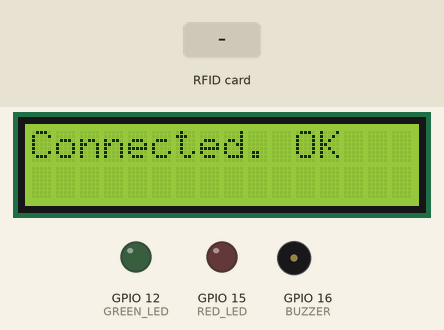
Recording of a sketch running on a simulated ESP8266 (NodeMCU). Parts: 16×2 character LCD, output pins drawn as LEDs (lit = HIGH), buzzer (waves = sounding, pin HIGH). The test bench sets the inputs (shaded band). WiFi joins after 1.5 s; servers stay silent unless stated; what the sketch prints to the serial monitor is not drawn.

Above: at 8.6 s.
At 11.7 s:
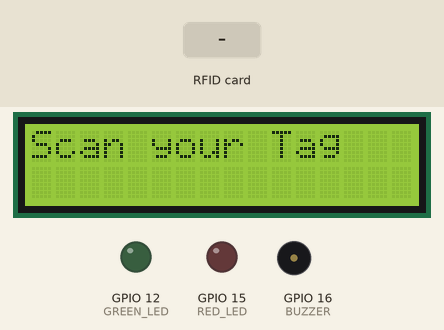
11.8 s: RFID card 12 34 56 78 held to the reader
At 13.3 s:
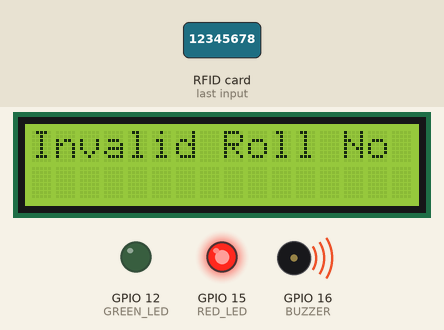
14.8 s: RFID card 5E 7A 19 C4 held to the reader
At 17.24 s:
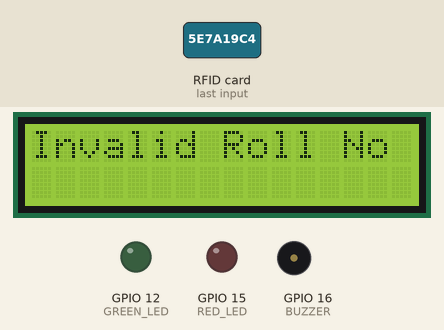
Timing chart, 0 to 18.7 s (numbered marks = the images above; inputs shaded):
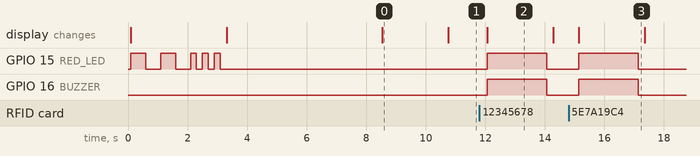

Measured:
- after the input at 11.8 s, GPIO 15 (RED_LED), GPIO 16 (BUZZER): LOW → HIGH after 0.27 s, → LOW 2.0 s later; the display: changes after 0.27 s (image 2)
- after the input at 14.8 s, GPIO 15 (RED_LED), GPIO 16 (BUZZER): LOW → HIGH after 0.34 s, → LOW 2.0 s later; the display: changes after 0.34 s (image 3)
- what the display in image 0 shows lasts 2.3 s, from 8.5 s to 10.8 s

The sketch:

nodemcu.ino
```cpp
#include <Arduino.h>
#include <ESP8266WiFi.h>
#include <SPI.h>
#include <MFRC522.h>
#include <HTTPSRedirect.h>
#include <Wire.h>
#include <LiquidCrystal_I2C.h>

LiquidCrystal_I2C lcd(0x27, 16, 2);

//---------------------------------------------------------------------------------------------------------
// Enter Google Script Deployment ID:
const char *GScriptId = "AKfycbw8UyPIyr3Z245kknHyN8Ka7U282wCFmyVc2h_6_FEePd9ATLQ5qhpBnnU5sshoa0pM6Q";
//---------------------------------------------------------------------------------------------------------
// Enter network credentials:
const char* ssid     = "YASHU";
const char* password = "12345678";
//---------------------------------------------------------------------------------------------------------
// Enter command (insert_row or append_row) and your Google Sheets sheet name (default is Sheet1):
String payload_base =  "{\"command\": \"insert_row\", \"sheet_name\": \"Sheet1\", \"values\": ";
String payload = "";
//---------------------------------------------------------------------------------------------------------
// Google Sheets setup (do not edit)
const char* host        = "script.google.com";
const int   httpsPort   = 443;
const char* fingerprint = "";
String url = String("/macros/s/") + GScriptId + "/exec";
HTTPSRedirect* client = nullptr;
//------------------------------------------------------------
// Declare variables that will be published to Google Sheets
String student_Rollno;
//------------------------------------------------------------
int blocks[] = {4, 5, 6, 8, 9};
#define total_blocks  (sizeof(blocks) / sizeof(blocks[0]))
//------------------------------------------------------------
#define RST_PIN  0  //D3
#define SS_PIN   2  //D4
#define BUZZER   16  //D0
#define GREEN_LED 12 //D6
#define RED_LED 15 //D8 (GPIO 15 on ESP8266 is usually labeled as D8)
//------------------------------------------------------------
MFRC522 mfrc522(SS_PIN, RST_PIN);
MFRC522::MIFARE_Key key;
MFRC522::StatusCode status;
//------------------------------------------------------------
/* Be aware of Sector Trailer Blocks */
int blockNum = 2;
/* Create another array to read data from Block */
/* Length of buffer should be 2 Bytes more than the size of Block (16 Bytes) */
byte bufferLen = 18;
byte readBlockData[18];
//------------------------------------------------------------

/****************************************************************************************************
 * Function to blink red LED
****************************************************************************************************/
void blinkRedLED(int blinkCount, int delayTime) {
  for (int i = 0; i < blinkCount; i++) {
    digitalWrite(RED_LED, HIGH);
    delay(delayTime);
    digitalWrite(RED_LED, LOW);
    delay(delayTime);
  }
}

/****************************************************************************************************
 * setup Function
****************************************************************************************************/
void setup() {
  //----------------------------------------------------------
  pinMode(BUZZER, OUTPUT);
  pinMode(GREEN_LED, OUTPUT);
  pinMode(RED_LED, OUTPUT);
  Serial.begin(9600);
  delay(10);
  Serial.println('\n');
  //----------------------------------------------------------
  SPI.begin();
  //----------------------------------------------------------
  //initialize lcd screen
  lcd.init();
  // turn on the backlight
  lcd.backlight();
  lcd.clear();
  lcd.setCursor(0,0); //col=0 row=0
  lcd.print("Connecting to");
  lcd.setCursor(0,1); //col=0 row=0
  lcd.print("WiFi...");
  //----------------------------------------------------------
  // Connect to WiFi
  WiFi.begin(ssid, password);
  Serial.print("Connecting to ");
  Serial.print(ssid); Serial.println(" ...");

  // Blink red LED while connecting to WiFi
  while (WiFi.status() != WL_CONNECTED) {
    blinkRedLED(1, 500); // Blink once every 500ms
    Serial.print(".");
  }
  Serial.println('\n');
  Serial.println("Connection established!");
  Serial.print("IP address:\t");
  Serial.println(WiFi.localIP());

  // Blink red LED to indicate successful connection
  blinkRedLED(3, 200); // Blink three times quickly
  //----------------------------------------------------------
  // Use HTTPSRedirect class to create a new TLS connection
  client = new HTTPSRedirect(httpsPort);
  client->setInsecure();
  client->setPrintResponseBody(true);
  client->setContentTypeHeader("application/json");
  //----------------------------------------------------------
  lcd.clear();
  lcd.setCursor(0,0); //col=0 row=0
  lcd.print("Connecting to");
  lcd.setCursor(0,1); //col=0 row=0
  lcd.print("Google ");
  delay(5000);
  //----------------------------------------------------------
  Serial.print("Connecting to ");
  Serial.println(host);
  //----------------------------------------------------------
  // Try to connect for a maximum of 5 times
  bool flag = false;
  for(int i = 0; i < 5; i++) {
    int retval = client->connect(host, httpsPort);
    //*************************************************
    if (retval == 1) {
      flag = true;
      String msg = "Connected. OK";
      Serial.println(msg);
      lcd.clear();
      lcd.setCursor(0,0); //col=0 row=0
      lcd.print(msg);
      delay(2000);
      break;
    }
    //*************************************************
    else
      Serial.println("Connection failed. Retrying...");
    //*************************************************
  }
  //----------------------------------------------------------
  if (!flag) {
    //____________________________________________
    lcd.clear();
    lcd.setCursor(0,0); //col=0 row=0
    lcd.print("Connection fail");
    //____________________________________________
    Serial.print("Could not connect to server: ");
    Serial.println(host);
    delay(5000);
    return;
    //____________________________________________
  }
  //----------------------------------------------------------
  delete client;    // delete HTTPSRedirect object
  client = nullptr; // delete HTTPSRedirect object
  //----------------------------------------------------------
}

/****************************************************************************************************
 * loop Function
****************************************************************************************************/
void loop() {
  //----------------------------------------------------------------
  static bool flag = false;
  if (!flag) {
    client = new HTTPSRedirect(httpsPort);
    client->setInsecure();
    flag = true;
    client->setPrintResponseBody(true);
    client->setContentTypeHeader("application/json");
  }
  if (client != nullptr) {
    if (!client->connected()) {
      client->connect(host, httpsPort);
    }
  } else {
    Serial.println("Error creating client object!");
  }
  //----------------------------------------------------------------
  lcd.clear();
  lcd.setCursor(0,0); //col=0 row=0
  lcd.print("Scan your Tag");

  /* Initialize MFRC522 Module */
  mfrc522.PCD_Init();
  /* Look for new cards */
  /* Reset the loop if no new card is present on RC522 Reader */
  if (!mfrc522.PICC_IsNewCardPresent()) { return; }
  /* Select one of the cards */
  if (!mfrc522.PICC_ReadCardSerial()) { return; }
  /* Read data from the same block */
  Serial.println();
  Serial.println(F("Reading last data from RFID..."));
  //----------------------------------------------------------------
  String values = "", data;
  bool isValidRollNo = false;
  //----------------------------------------------------------------
  //creating payload - method 2 - More efficient
  for (byte i = 0; i < total_blocks; i++) {
    ReadDataFromBlock(blocks[i], readBlockData);
    //*************************************************
    if (i == 0) {
      data = String((char*)readBlockData);
      data.trim();
      student_Rollno = data;
      if (student_Rollno.length() > 0) {
        isValidRollNo = true;
      }
      values = "\"" + data + ",";
    }
    //*************************************************
    else if (i == total_blocks - 1) {
      data = String((char*)readBlockData);
      data.trim();
      values += data + "\"}";
    }
    //*************************************************
    else {
      data = String((char*)readBlockData);
      data.trim();
      values += data + ",";
    }
  }
  //----------------------------------------------------------------
  if (!isValidRollNo) {
    lcd.clear();
    lcd.setCursor(0,0); //col=0 row=0
    lcd.print("Invalid Roll No");
    digitalWrite(RED_LED, HIGH);
    digitalWrite(BUZZER, HIGH);
    delay(2000);
    digitalWrite(RED_LED, LOW);
    digitalWrite(BUZZER, LOW);
    Serial.println("Invalid Roll No");
    return;
  }
  //----------------------------------------------------------------
  // Create json object string to send to Google Sheets
  // values = "\"" + value0 + "," + value1 + "," + value2 + "\"}"
  payload = payload_base + values;
  //----------------------------------------------------------------
  lcd.clear();
  lcd.setCursor(0,0); //col=0 row=0
  lcd.print("Publishing Data");
  lcd.setCursor(0,1); //col=0 row=0
  lcd.print("Please Wait...");
  //----------------------------------------------------------------
  // Publish data to Google Sheets
  Serial.println("Publishing data...");
  Serial.println(payload);
  if (client->POST(url, host, payload)) {
    // do stuff here if publish was successful
    lcd.clear();
    lcd.setCursor(0,0); //col=0 row=0
    lcd.print("Roll no: " + student_Rollno);
    lcd.setCursor(0,1); //col=0 row=0
    lcd.print("Present");
    digitalWrite(GREEN_LED, HIGH);
    digitalWrite(BUZZER, HIGH);
    delay(2000);
    digitalWrite(GREEN_LED, LOW);
    digitalWrite(BUZZER, LOW);
    delay(2000);
  }
  //----------------------------------------------------------------
  else {
    // do stuff here if publish was not successful
    Serial.println("Error while connecting");
    lcd.clear();
    lcd.setCursor(0,0); //col=0 row=0
    lcd.print("Failed.");
    lcd.setCursor(0,1); //col=0 row=0
    lcd.print("Try Again");
    digitalWrite(RED_LED, HIGH);
    digitalWrite(BUZZER, HIGH);
    delay(2000);
    digitalWrite(RED_LED, LOW);
    digitalWrite(BUZZER, LOW);
  }
  //----------------------------------------------------------------
  // a delay of several seconds is required before publishing again
  delay(5000);
}

/****************************************************************************************************
 * ReadDataFromBlock() function
****************************************************************************************************/
void ReadDataFromBlock(int blockNum, byte readBlockData[]) {
  //----------------------------------------------------------------------------
  /* Prepare the key for authentication */
  /* All keys are set to FFFFFFFFFFFFh at chip delivery from the factory */
  for (byte i = 0; i < 6; i++) {
    key.keyByte[i] = 0xFF;
  }
  //----------------------------------------------------------------------------
  /* Authenticating the desired data block for Read access using Key A */
  status = mfrc522.PCD_Authenticate(MFRC522::PICC_CMD_MF_AUTH_KEY_A, blockNum, &key, &(mfrc522.uid));
  //----------------------------------------------------------------------------
  if (status != MFRC522::STATUS_OK) {
    Serial.print("Authentication failed for Read: ");
    Serial.println(mfrc522.GetStatusCodeName(status));
    return;
  }
  //----------------------------------------------------------------------------
  else {
    Serial.println("Authentication success");
  }
  //----------------------------------------------------------------------------
  /* Reading data from the Block */
  status = mfrc522.MIFARE_Read(blockNum, readBlockData, &bufferLen);
  if (status != MFRC522::STATUS_OK) {
    Serial.print("Reading failed: ");
    Serial.println(mfrc522.GetStatusCodeName(status));
    return;
  }
  //----------------------------------------------------------------------------
  else {
    readBlockData[16] = ' ';
    readBlockData[17] = ' ';
    Serial.println("Block was read successfully");
  }
  //----------------------------------------------------------------------------
}
```
